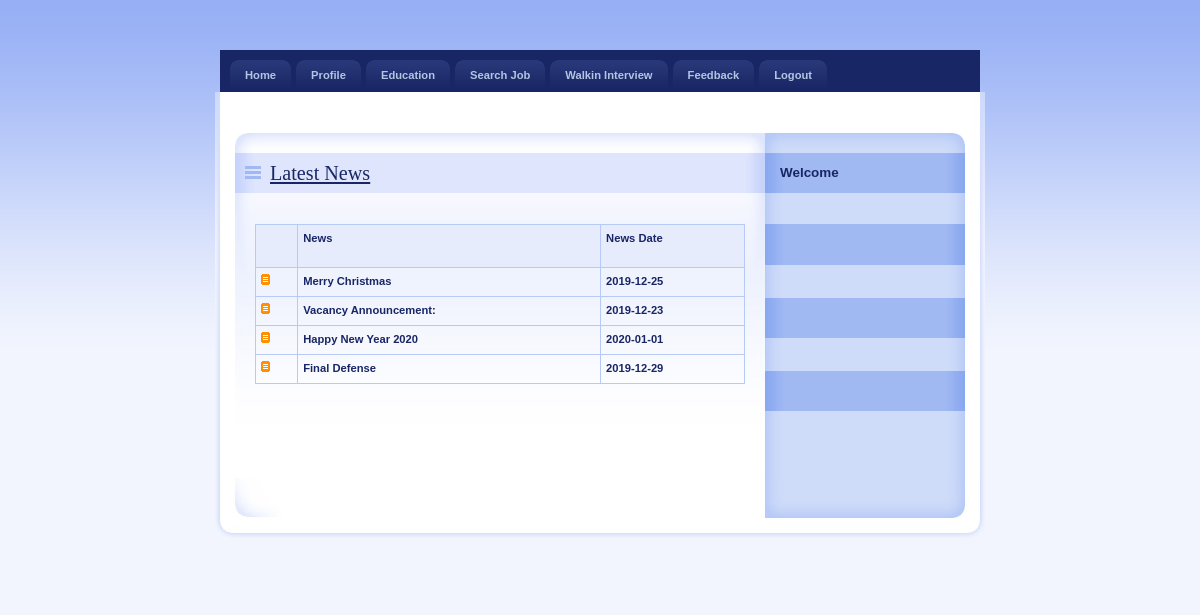
/News.php, run on the app's committed database.
### tables this page shows
CREATE TABLE `news_master` (
  `NewsId` int(11) NOT NULL,
  `News` varchar(200) NOT NULL,
  `NewsDate` date NOT NULL
);

### News.php (the view, shortened to what this page needs)
<!DOCTYPE html PUBLIC "-//W3C//DTD XHTML 1.0 Strict//EN" "http://www.w3.org/TR/xhtml1/DTD/xhtml1-strict.dtd">
<html xmlns="http://www.w3.org/1999/xhtml" xml:lang="cs" lang="cs">
<head>
    <link rel="stylesheet" media="screen,projection" type="text/css" href="./css/main.css" />
    <link rel="stylesheet" media="print" type="text/css" href="./css/print.css" />
    <link rel="stylesheet" media="aural" type="text/css" href="./css/aural.css" />
</head>
<body id="www-url-cz">
<div id="main" class="box">
<?php
include "menu.php"
?>
    <div id="page" class="box">
    <div id="page-in" class="box">
        <div id="strip" class="box noprint">
            <p id="breadcrumbs">&nbsp;</p>
        </div>
        <div id="content">
            <div class="article">
                <h2><span><a href="#">Latest News</a></span></h2>
                <p>
                <table width="100%" border="1" cellpadding="1" cellspacing="2" bordercolor="#006699" >
<tr>
  <th bgcolor="#006699" class="style3">&nbsp;</th>
<th height="32" bgcolor="#006699" class="style3"><div align="left" class="style9 style5 style2"><strong>News</strong></div></th>
<th bgcolor="#006699" class="style3"><div align="left" class="style9 style5 style2"><strong>News Date</strong></div></th>
</tr>
<?php
$con = mysqli_connect("localhost","root","","job");
$sql = "select * from News_Master";
$result = mysqli_query($con,$sql);
while($row = mysqli_fetch_array($result))
{
$News=$row['News'];
$NewsDate=$row['NewsDate'];
?>
<tr>
  <td class="style3"><img src="design/ico_archive2.gif" alt="" width="9" height="11" /></td>
<td class="style3"><div align="left" class="style9 style5"><strong><?php echo $News;?></strong></div></td>
<td class="style3"><div align="left" class="style9 style5"><strong><?php echo $NewsDate;?></strong></div></td>
</tr>
<?php
}
?>
</table>
                </p>
                <p class="btn-more box noprint">&nbsp;</p>
          </div>
        </div>
<?php
include "right.php"
?>
    </div>
    </div>
<?php
include "footer.php"
?>
</div>
</body>
</html>

### main.css (style rules this page uses)
* { min-height:1px; }
body { border:0; margin:0; padding:0; background:#F2F5FE url("../design/bg.gif") 0 0 repeat-x; font:70%/160% "verdana",sans-serif; color:#192666; _text-align:center; }
a { color:#192666; }
p { border:0; margin:15px 0; padding:0; }
div { display:block; border:0; margin:0; padding:0; }
h1, h2, h3, h4, h5 { border:0; margin:15px 0 10px 0; padding:0; font-weight:bold; }
h2 { font-size:180%; line-height:100%; font-family:"georgia",serif; font-weight:normal; }
table { display:table; border-collapse:collapse; margin:15px 0; padding:0; border:1px solid #B7CAF6; font-size:100%; }
tr { display:table-row; }
th, td { display: table-cell; border:1px solid #B7CAF6; margin:0; padding:5px; vertical-align:top; text-align:left; }
th { background:#E7ECFD; text-align:center; color:#192666; font-weight:bold; }
a, img, span { border:0; margin:0; padding:0; }
strong, .strong { font-weight:bold; }
.box { min-height:1px; _height:1px; }
.box:after { content:"."; display:block; line-height:0px; font-size:0px; visibility:hidden; clear:both; }
#main { width:770px; margin:50px auto 0 auto; _text-align:left; }
#page { width:770px; min-height:1px; background:#FFF url("../design/bg_page.gif") 0 0 repeat-y; _height:1px; }
#page-in { min-height:1px; padding:10px 0; background:url("../design/bg_page_in.jpg") 0 0 no-repeat; _height:1px; }
#strip { position:relative; clear:both; padding:3px 20px 10px 20px; color:#6182D1; }
#strip p { margin:0; }
#strip #breadcrumbs { width:520px; margin:0; padding:0; }
#content { float:left; width:530px; _width:550px; margin:0; padding:0 0 0 20px; }
#content .article { clear:both; margin:0; padding:20px; background:url("../design/content_article_bg.jpg") 0 0 no-repeat; }
#content .article h2 { margin:0 -20px; padding:10px; background:#DEE5FD url("../design/content_title_bg.gif") 0 0 repeat-y; color:#192666; }
#content .article h2 span { background:url("../design/ico_list.gif") 0 50% no-repeat; padding-left:25px; }
#content .article p { text-align:justify; }
#content .btn-more { margin:0 0 15px 0; padding:0; border:0; position:relative; }

### print.css (style rules this page uses)
body { border:0; margin:0; padding:0; font-size:12pt }
a { color:#000; text-decoration:none; }
h1, h2, h3 { page-break-after:avoid; page-break-inside:avoid; }
table { border-collapse: collapse; border-width:1px; border-style:solid; }
th, td { display:table-cell; border-width:1px; border-style:solid; }
.noprint { display:none; }

### aural.css (style rules this page uses)
body { voice-family:paul,male; volume:loud; speech-rate:slow; richness:90; stress:20; }
h1, h2, h3, h4, h5 { cue-before:url("ping.au"); }
p, table { pause:50ms; }
strong { pitch:medium; pitch-range:60; stress:90; richness:90; }

### News.php (style rules this page uses)
.style2 { font-weight: bold }

### data on the page
news_master: News "Merry Christmas", NewsDate "2019-12-25"
news_master: News "Vacancy Announcement:", NewsDate "2019-12-23"
news_master: News "Happy New Year 2020", NewsDate "2020-01-01"
news_master: News "Final Defense", NewsDate "2019-12-29"
